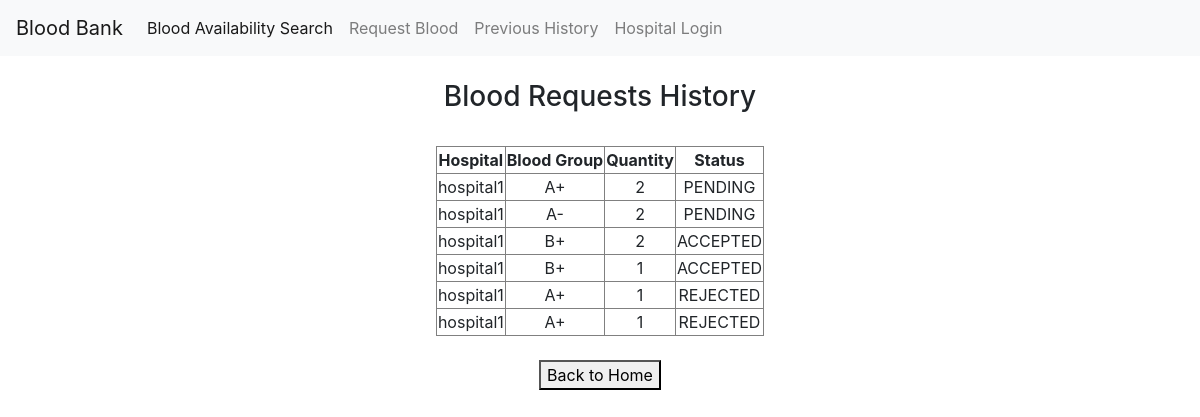
Page /hospital/request_history/ (signed in) on the committed database.
### hospital/models.py (models this page shows, shortened)
class BloodRequest(models.Model):
    STATUS_CHOICES = [
        ('PENDING', 'Pending'),
        ('ACCEPTED', 'Accepted'),
        ('REJECTED', 'Rejected'),
    ]
    patient = models.ForeignKey(CustomUser, on_delete=models.CASCADE)
    hospital = models.ForeignKey(Hospital, on_delete=models.CASCADE)
    blood_group = models.CharField(max_length=3, choices=BloodInventory.BLOOD_GROUPS)
    quantity = models.IntegerField(default=0)
    status = models.CharField(max_length=10, choices=STATUS_CHOICES, default='PENDING')
    request_date = models.DateTimeField(auto_now_add=True)
    response_date = models.DateTimeField(auto_now_add=True)

class Hospital(models.Model):
    hospital_name = models.CharField(max_length=255)
    city = models.CharField(max_length=100)
    area = models.CharField(max_length=500)
    phone_number = models.CharField(max_length=15)
    email = models.EmailField(unique=True)
    password = models.CharField(max_length=128)
    is_active = models.BooleanField(default=True)

### hospital/views.py (the view)
# urls.py: path('request_history/', views.request_history, name='request_history'),
def request_history(request):
    user_id = request.session.get('user_id')
    if user_id:
        user = get_object_or_404(CustomUser, pk=user_id)
        accepted_requests = BloodRequest.objects.filter(patient=user)
        return render(request, 'request_history.html', {'user': user, 'accepted_requests': accepted_requests})
    else:
        messages.error(request, 'Session is not established. Please Login Again.')
        return redirect('login:login')

### hospital/templates/request_history.html (shortened to what this page needs)
{% extends "home.html" %}
    {% block content %}
    <h3 style="text-align:center">Blood Requests History</h3><br>
    {% if accepted_requests %}
    <table style="margin-left: auto; margin-right: auto;" border="1">
        <thead style="text-align: center">
            <tr>
                <th>Hospital</th>
                <th>Blood Group</th>
                <th>Quantity</th>
                <th>Status</th>
            </tr>
        </thead>
        <tbody style="text-align: center">
            {% for request in accepted_requests %}
            <tr>
                <td>{{ request.hospital.hospital_name }}</td>
                <td>{{ request.blood_group }}</td>
                <td>{{ request.quantity }}</td>
                <td>{{ request.status }}</td>
            </tr>
            {% endfor %}
        </tbody>
    </table>
    {% else %}
        <p style="text-align: center;">No accepted blood requests found.</p>
    {% endif %}
    <br>
    <div style="text-align: center;">
        <button><a href="{% url 'login:home' %}" style="color: black;">Back to Home</a></button>
    </div>
    {% endblock content %}

### login/migrations/templates/home.html (shortened to what this page needs)
<!DOCTYPE html>
<html>
<head>
    <link rel="stylesheet" href="https://cdn.jsdelivr.net/npm/bootstrap@4.4.1/dist/css/bootstrap.min.css">
</head>
<body>
    {% block navigation %}
    <nav class="navbar navbar-expand-lg navbar-light bg-light">
        <a class="navbar-brand" href="{% url 'login:home' %}">Blood Bank</a>
        <div class="collapse navbar-collapse" id="navbarNavDropdown">
            <ul class="navbar-nav">
                <li class="nav-item active">
                    <a class="nav-link" href="{% url 'login:home' %}">Blood Availability Search</a>
                </li>
                <li class="nav-item">
                    <a class="nav-link" href="{% url 'hospital:request_blood' %}">Request Blood</a>
                </li>
                <li class="nav-item">
                    <a class="nav-link" href="{% url 'hospital:request_history' %}">Previous History</a>
                </li>
                <li class="nav-item">
                    <a class="nav-link" href="{% url 'hospital:login' %}">Hospital Login</a>
                </li>
            </ul>
        </div>
    </nav>
    <br>
    {% endblock navigation %}
    {% block content %}{% endblock content %}
</body>
</html>

### rows in the picture
BloodRequest: hospital.hospital_name "hospital1", blood_group "A+", quantity "2", status "PENDING"
BloodRequest: hospital.hospital_name "hospital1", blood_group "A-", quantity "2", status "PENDING"
BloodRequest: hospital.hospital_name "hospital1", blood_group "B+", quantity "2", status "ACCEPTED"
BloodRequest: hospital.hospital_name "hospital1", blood_group "B+", quantity "1", status "ACCEPTED"
BloodRequest: hospital.hospital_name "hospital1", blood_group "A+", quantity "1", status "REJECTED"
BloodRequest: hospital.hospital_name "hospital1", blood_group "A+", quantity "1", status "REJECTED"
